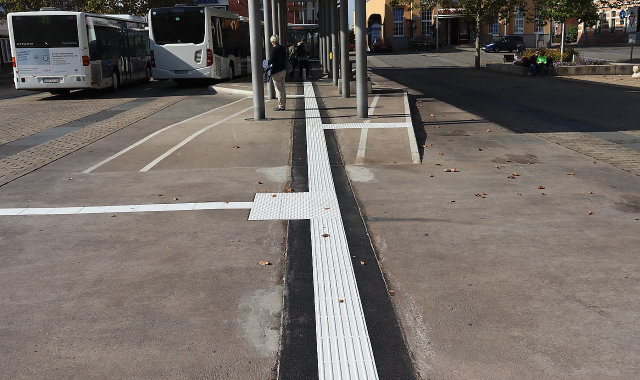
#> input picture Test_Bilder/streifen_1.png, 1280 x 760 px (shown at 1/2 size)
$ jupyter execute --allow-errors streifen.ipynb   (older library calls are emulated)
#> lines starting #> are read from the running program, lines starting #| are printed output that depends on the picture; after the words box and inside, x2 and y2 are one past the last pixel; in counts of white or black regions, pixels touching at a corner belong together
This one works for Streifen

[cell 1]
import numpy as np
import cv2
import matplotlib.pyplot as plt
plt.gray()

[cell 2]
img = cv2.imread("Test_Bilder/streifen_1.png",0)
#> img: shape (760, 1280); min 0, max 255, mean 107.3
plt.imshow(img)

derx=cv2.Sobel(img, cv2.CV_32F, 1, 0, ksize=1)
dery=cv2.Sobel(img, cv2.CV_32F, 0, 1, ksize=1)
gradmag=np.sqrt(derx**2 + dery**2)
plt.imshow(gradmag > 80)
gradmag_w = (gradmag > 80).astype('uint8')

linesh = cv2.HoughLinesP(gradmag_w, 1, np.pi/180, 60,
                        minLineLength=10, maxLineGap=50)

lines=np.squeeze(linesh)
img_rgb = cv2.merge((img, img, img))
for (x1,y1,x2,y2) in lines:
    cv2.line(img_rgb, (x1,y1), (x2,y2), (255,0,0))
plt.imshow(img_rgb)

# sobel filter
# sobel = np.abs(cv2.Sobel(img,cv2.CV_16S ,1 ,0))
# plt.imshow(sobel)
# points = cv2.findNonZero(sobel)
# # for coord in points:
# #         x, y = coord[0]
# #         print(f"Non-zero pixel at ({x}, {y})")
# img_rgb = cv2.merge((img,img,img))
# sobel_ = cv2.drawContours(img_rgb, points, -1, (255, 0, 0), thickness=cv2.FILLED)
# plt.imshow(sobel_)
# lapl = cv2.Laplacian(img, cv2.CV_64F,ksize=31)
# plt.imshow(lapl)

derx=cv2.Sobel(img, cv2.CV_32F, 1, 0,)
dery=cv2.Sobel(img, cv2.CV_32F, 0, 1,)
gradmag=np.sqrt(derx**2 + dery**2)
plt.imshow(gradmag > 250)
gradmag_w = (gradmag > 250).astype('uint8')

linesh = cv2.HoughLinesP(gradmag_w, 1, np.pi/180, 60,
                        minLineLength=10, maxLineGap=50)

lines=np.squeeze(linesh)
img_rgb = cv2.merge((img, img, img))
for (x1,y1,x2,y2) in lines:
    cv2.line(img_rgb, (x1,y1), (x2,y2), (255,0,0))
plt.imshow(img_rgb)

img_rgb = cv2.merge((img, img, img))
lines = cv2.HoughLines(gradmag_w, 1, np.pi/180, threshold=100)

# Find parallel lines
parallel_lines = []
if lines is not None:
    for i in range(len(lines)):
        for j in range(i+1, len(lines)):
            rho1, theta1 = lines[i][0]
            rho2, theta2 = lines[j][0]
            angle_diff = np.abs(theta1 - theta2)
            if angle_diff < np.pi/18 or angle_diff > np.pi - np.pi/18:
                parallel_lines.append((rho1, theta1))
                parallel_lines.append((rho2, theta2))

# Print the parallel lines
for line in parallel_lines:
    rho, theta = line
    print(f"Rho: {rho}, Theta: {theta}")

# Display the image with detected lines
for line in lines:
    rho, theta = line[0]
    a = np.cos(theta)
    b = np.sin(theta)
    x0 = a * rho
    y0 = b * rho
    x1 = int(x0 + 1000 * (-b))
    y1 = int(y0 + 1000 * (a))
    x2 = int(x0 - 1000 * (-b))
    y2 = int(y0 - 1000 * (a))
    cv2.line(img_rgb, (x1, y1), (x2, y2), (0, 0, 255), 2)

plt.imshow(img_rgb)

# get parallel lines after houghtransformp
line_m =[]
parallel_lines = []
for (x1, y1, x2, y2) in lines:
    dx = x2-x1
    dy = y2-y1
    if dx !=0 and dy != 0:
        m = (dx)/(dy)
    line_m.append(m)
uni, counts  = np.unique(line_m, return_counts=True)
dupl = uni[counts > 1]
dupl_line = []
for m in line_m:
    ind = np.where(m == dupl)
    if ind[0].size != 0:
        dupl_line.append(ind[0])
dupl_line_s = np.unique(dupl_line)
lines_end = lines[dupl_line_s]
lines_end
% plot the lines
img_rgb = cv2.merge((img, img, img))
for (x1,y1,x2,y2) in lines_end:
    cv2.line(img_rgb, (x1,y1), (x2,y2), (255,0,0))
plt.imshow(img_rgb)

img_rgb = cv2.merge((img, img, img))
for (x1,y1,x2,y2) in lines_end:
    cv2.line(img_rgb, (x1,y1), (x2,y2), (255,0,0))
plt.imshow(img_rgb)

img = cv2.cvtColor(img_rgb, cv2.COLOR_BGR2GRAY)
linesh = cv2.HoughLinesP(img, 1, np.pi/180, 60,
                        minLineLength=10, maxLineGap=50)

lines=np.squeeze(linesh)
img_rgb = cv2.merge((img, img, img))
for (x1,y1,x2,y2) in lines:
    cv2.line(img_rgb, (x1,y1), (x2,y2), (255,0,0))
plt.imshow(img_rgb)

#grabcut
mask = np.zeros(img.shape, dtype='uint8')
rect = ()
grab = cv2.grabCut(img,mask=mask, mode=cv2.GC_INIT_WITH_RECT, iterCount=10)

#bw_new = cv2.erode(gradmag_w ,np.ones((2,2)), iterations=1)
bw_new2 = cv2.dilate(gradmag_w ,np.ones((2,2)), iterations=10)
plt.imshow(bw_new2)

# canny = cv2.Canny(gradmag_w, 0, 0)
# plt.imshow(canny)

[cell 3]
#gauss = cv2.GaussianBlur(img, None, 2)
#plt.imshow(gauss)
#plt.hist(img.flatten(), bins=255)
t, seg = cv2.threshold(img,200,1,cv2.THRESH_BINARY) #streifen = 200
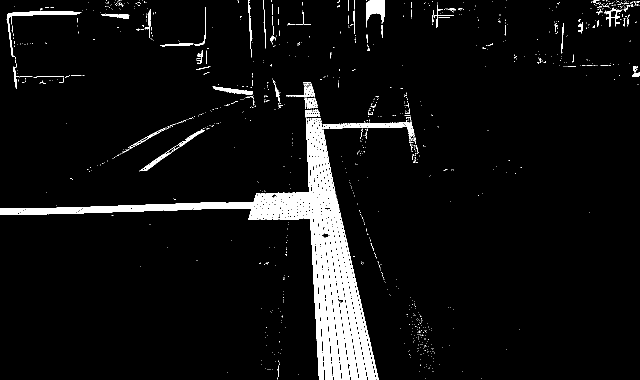
#> seg: shape (760, 1280) (shown at 1/2 size); values 0 (black) and 1 (white), 5.7% white; 1065 white regions (992 under 20 px), largest, box (x1, y1, x2, y2) and area: (0, 236, 758, 760) 43388, (658, 240, 830, 283) 1407, (14, 22, 163, 114) 1183
plt.imshow(seg)

[cell 4]
canny = cv2.Canny(seg, 0, 0)
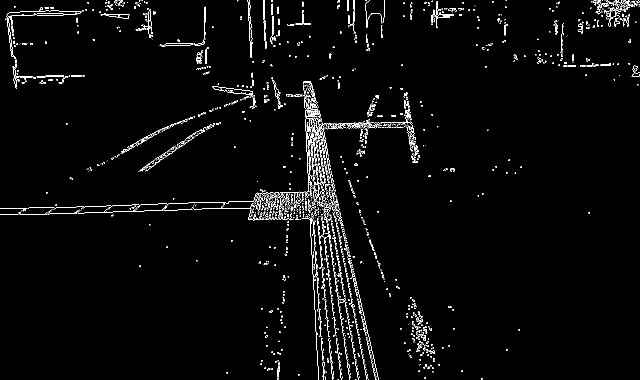
#> canny: shape (760, 1280) (shown at 1/2 size); 2.3% white in thin lines or dots
plt.imshow(canny)

cnts, hierachy = cv2.findContours(seg, cv2.RETR_EXTERNAL, cv2.CHAIN_APPROX_SIMPLE)

#largest_contour = max(cnts, key=cv2.contourArea)

# Draw the largest contour on the original image
out = cv2.merge((img, img, img))
#cv2.drawContours(out, [largest_contour], -1, [255,0,0], 2)
cv2.drawContours(out, cnts, -1, [255,0,0], 2)
plt.imshow(out)

mask = np.zeros(img.shape[:2], dtype=np.uint8)

# Fill the contours in the mask with white color
cv2.drawContours(mask, cnts, -1, 255, -1)

# Apply the mask to the original image using bitwise AND operation
result = cv2.bitwise_and(img_rgb, img_rgb, mask=mask)
plt.imshow(result)

#> (a cell that did not finish here is left out)

bw_new = cv2.dilate(canny ,np.ones((10,2)), iterations=1) #4
cnts, hierachy = cv2.findContours(canny, cv2.RETR_EXTERNAL, cv2.CHAIN_APPROX_SIMPLE)
out = cv2.merge((img, img, img))
cv2.drawContours(out, cnts, -1, [255,0,0], 2)
plt.imshow(out)

[cell 6]
linesh = cv2.HoughLinesP(seg, 1, np.pi/180, 60,
                        minLineLength=50, maxLineGap=25)
#> linesh = 211 rows, first 6: [0, 429, 675, 405], [0, 421, 672, 397], [0, 427, 675, 403], [633, 204, 721, 759], [0, 425, 674, 401], [608, 164, 640, 759]

lines=np.squeeze(linesh)
#> lines has the same summary as linesh
img_rgb = cv2.merge((img, img, img))
img_2 = img.copy()
for (x1,y1,x2,y2) in lines:
    cv2.line(img_rgb, (x1,y1), (x2,y2), (255,0,0))
#> this loop made 211 passes
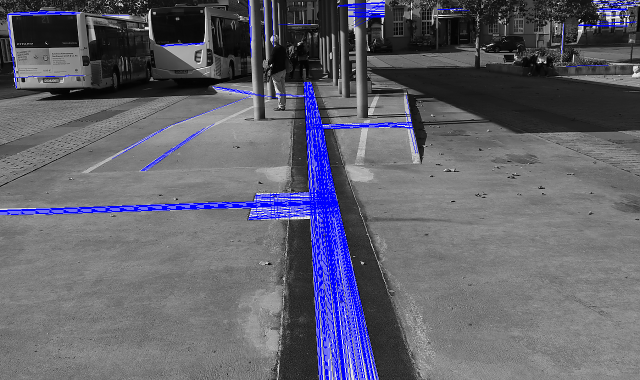
#> img_rgb: shape (760, 1280, 3) (shown at 1/2 size); mean of channels 0, 1, 2 109.2, 97.7, 97.7; drawn as B, G, R
plt.imshow(img_rgb)
img.shape
#> Out = (760, 1280)

[cell 7]
bw = np.zeros(np.shape(img))
for (x1,y1,x2,y2) in lines:
    cv2.line(bw, (x1,y1), (x2,y2), (255,0,0))
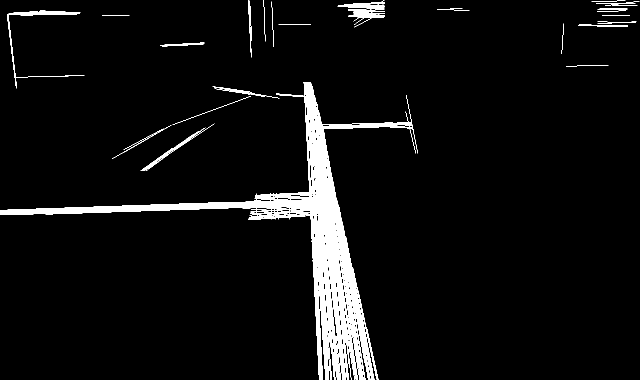
#> bw: shape (760, 1280) float64 (shown at 1/2 size); 4.5% white; 23 white regions, largest, box (x1, y1, x2, y2) and area: (0, 164, 836, 760) 37721, (675, 0, 770, 55) 1382, (14, 21, 169, 177) 1156
plt.imshow(bw)

#gauss = cv2.GaussianBlur(bw, None, 2)
#plt.imshow(gauss)
bw = bw.astype("uint8")

nr, labels = cv2.connectedComponents(bw)
plt.imshow(labels == 0) #labels==1 streifen

[cell 8]
bw_new = cv2.dilate(bw ,np.ones((3,3)), iterations=4) #4
#> bw_new: shape (760, 1280) float64; 10.1% white; 15 white regions, largest, box (x1, y1, x2, y2) and area: (0, 160, 840, 760) 73459, (10, 17, 173, 181) 5199, (671, 0, 774, 59) 3821
plt.imshow(bw_new)

[cell 9]
nr, labels = cv2.connectedComponents(bw_new.astype('uint8'))
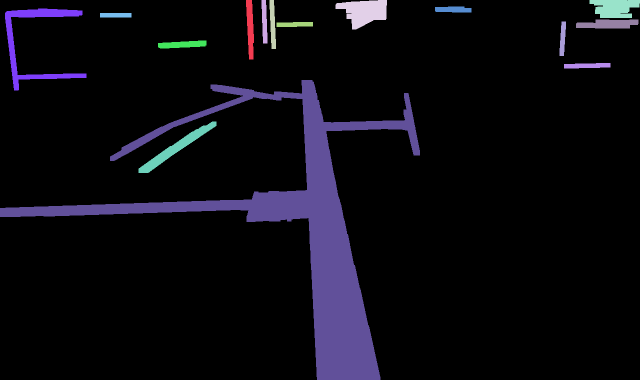
#> labels: shape (760, 1280) int32 (shown at 1/2 size); 16 distinct labels, from 0 to 15; one colour per label, 0 black
#> nr = 16
bw_connect = (labels==14) * 1
#> bw_connect: shape (760, 1280) int64; values 0 (black) and 1 (white), 7.6% white; 1 white region, box (x1, y1, x2, y2) and area: (0, 160, 840, 760) 73459
plt.imshow(bw_connect)

[cell 10]
bw_connect_new = cv2.erode(bw_connect.astype('uint8'), np.ones((3,3)), iterations=7) #7
#> bw_connect_new: shape (760, 1280); values 0 (black) and 1 (white), 4.6% white; 3 white regions (1 under 20 px), largest, box (x1, y1, x2, y2) and area: (0, 167, 822, 760) 44523, (493, 186, 499, 192) 27
plt.imshow(bw_connect_new)

[cell 11]
nr, labels = cv2.connectedComponents(bw_connect_new)
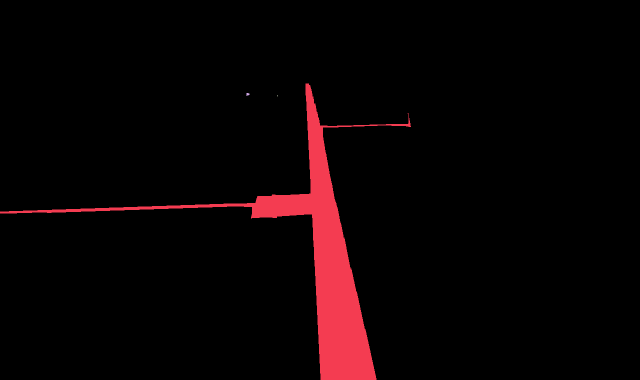
#> labels: shape (760, 1280) int32 (shown at 1/2 size); 4 distinct labels, from 0 to 3; one colour per label, 0 black
#> nr = 4
bw_final = (labels==1) * 1 #2 streifen
#> bw_final: shape (760, 1280) int64; values 0 (black) and 1 (white), 4.6% white; 1 white region, box (x1, y1, x2, y2) and area: (0, 167, 822, 760) 44523
plt.imshow(bw_final)

[cell 12]
bw_final_c = cv2.Canny(bw_final.astype('uint8'), 0, 0)
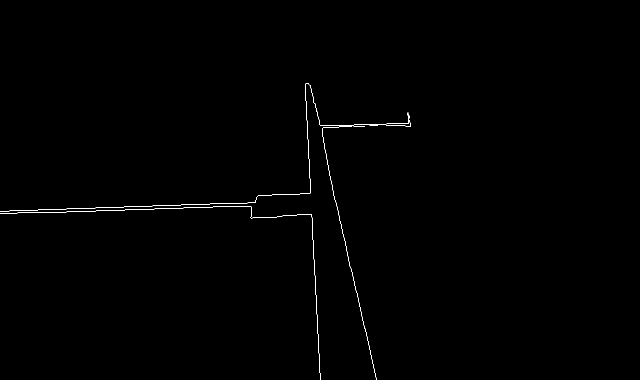
#> bw_final_c: shape (760, 1280) (shown at 1/2 size); 0.29% white in thin lines or dots, all inside (x1, y1, x2, y2) = (0, 166, 822, 760)
plt.imshow(bw_final_c)
linesh = cv2.HoughLinesP(bw_final_c, 1, np.pi/180, 60,
                       minLineLength=100, maxLineGap=1000)
#> linesh = [[0, 422, 669, 399], [610, 168, 640, 758], [93, 425, 672, 405], [616, 166, 752, 755], [660, 251, 820, 246], [647, 254, 820, 248], [502, 436, 622, 428], [516, 391, 666, 383], [665, 379, 752, 759], [0, 426, 503, 417]]

lines=np.squeeze(linesh)
#> lines has the same summary as linesh
final = cv2.merge((bw_final, bw_final, bw_final))
black = np.zeros(np.shape(bw_final_c), dtype='uint8')
for (x1,y1,x2,y2) in lines:
    cv2.line(final, (x1,y1), (x2,y2), (255,0,0),1)
    cv2.line(black, (x1,y1), (x2,y2), (255,255,255))
#> this loop made 10 passes
#> black: shape (760, 1280); 0.38% white in thin lines or dots, all inside (x1, y1, x2, y2) = (0, 166, 821, 760)
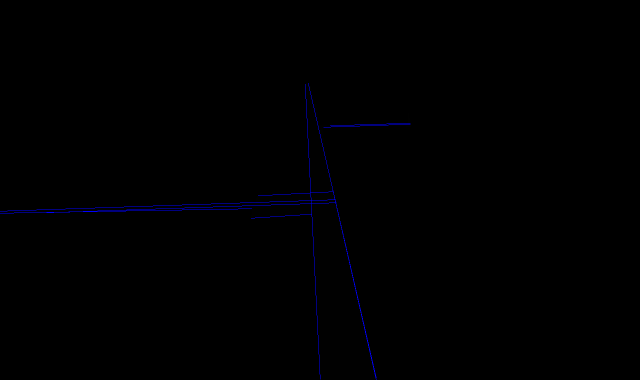
#> final: shape (760, 1280, 3) int32 (shown at 1/2 size); mean of channels 0, 1, 2 1, 0, 0; drawn as B, G, R
plt.imshow(final[350:500,:400])
final[350:450,:18]
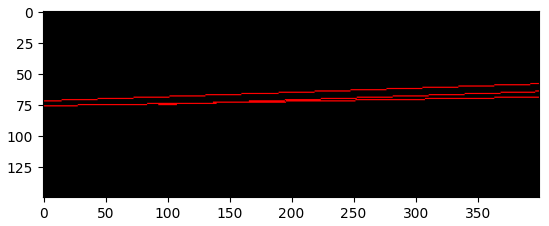
#> figure drawn by matplotlib, 1 panel

[cell 13]
# find the longes line in x and y
diffx = []
diffy = []
for (x1,y1,x2,y2) in lines:
    diffx.append(x2-x1)
    diffy.append(y2-y1)
#> after the loop, diffx = [669, 30, 579, 136, 160, 173, 120, 150, 87, 503]; diffy = [-23, 590, -20, 589, -5, -6, -8, -8, 380, -9]
diffx.index(max(diffx))
llinex = lines[diffx.index(max(diffx))]
#> llinex = [0, 422, 669, 399]
lliney = lines[diffy.index(max(diffy))]
#> lliney = [610, 168, 640, 758]
blank = np.zeros(img.shape, dtype=np.uint8)
blank = cv2.line(blank, (llinex[0],llinex[1]), (llinex[2],llinex[3]), (255,255,255))
#> blank: shape (760, 1280); 0.07% white in thin lines or dots, all inside (x1, y1, x2, y2) = (0, 399, 670, 423)
blank = cv2.line(blank, (lliney[0],lliney[1]), (lliney[2],lliney[3]), (255,255,255))
blank = cv2.line(blank, (lliney[0]-50,lliney[1]), (lliney[2]-50,lliney[3]), (255,255,255))
blank = cv2.line(blank, (lliney[0]+50,lliney[1]), (lliney[2]+50,lliney[3]), (255,255,255))
#> blank: shape (760, 1280); 0.25% white in thin lines or dots, all inside (x1, y1, x2, y2) = (0, 168, 691, 759)
plt.imshow(blank)

[cell 14]
#find intersections from script with offset line
# so we get two/three intersections left and rigth from the "masterline"
def find_intersection(l1, l2, offset):
    x1=l1[0]; y1=l1[1]
    x2=l1[2]; y2=l1[3]
    x3=l2[0]+offset; y3=l2[1]
    x4=l2[2]+offset; y4=l2[3]
    denom=(x1-x2)*(y3-y4) - (y1-y2)*(x3-x4)
    #print(denom)
    if(denom):
        px=((x1*y2-y1*x2)*(x3-x4) - (x1-x2)*(x3*y4-y3*x4))/denom
        py=((x1*y2-y1*x2)*(y3-y4) - (y1-y2)*(x3*y4-y3*x4))/denom
    else:
        px=-1
        py=-1
    return (px,py)
sy,sx=img.shape
#> sy = 760; sx = 1280
px=[]
py=[]
for x in range(-50,50,50):
    p=find_intersection(llinex,lliney,x)
    if(p[0]>0 and p[0]<sx and p[1]>0 and p[1]<sy):
        px.append(p[0])
        py.append(p[1])
#> this loop made 2 passes
#> after the loop, px = [571.9, 621.8]; py = [402.3, 400.6]

#res = final.copy()
for x in range(len(px)):
    blank = cv2.circle(blank, (px[x].astype('int'), py[x].astype('int')),10, [255,255,255])
#> this loop made 2 passes
plt.imshow(blank)

[cell 15]
#line to right or left
if px[0] - px[1] < 0:
    print("go left")
elif px[0] - px[1] < 0:
    print("go right")
if len(px) > 2:
    print("you can go left or right")

[cell 16]
# lines with offset in blank
blank = np.zeros(img.shape, dtype=np.uint8)
cv2.line(blank, (lliney[0],lliney[1]), (lliney[2],lliney[3]), (255,255,255))
#> blank: shape (760, 1280); 0.06% white in thin lines or dots, all inside (x1, y1, x2, y2) = (610, 168, 641, 759)
cv2.line(blank, (lliney[0]-10,lliney[1]), (lliney[2]-10,lliney[3]), (255,255,255))
cv2.line(blank, (lliney[0]-50,lliney[1]), (lliney[2]-50,lliney[3]), (255,255,255))
cv2.line(blank, (lliney[0]-100,lliney[1]), (lliney[2]-100,lliney[3]), (255,255,255))
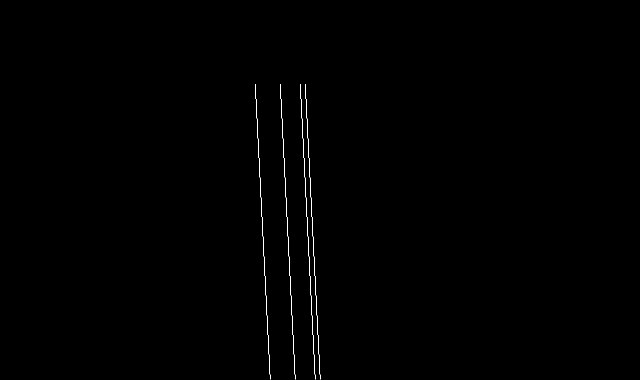
#> blank: shape (760, 1280) (shown at 1/2 size); 0.24% white in thin lines or dots, all inside (x1, y1, x2, y2) = (510, 168, 641, 759)
plt.imshow(blank)
# find all points of the line
points = cv2.findNonZero(blank)
#> points = contour of 2364 points, box (x1, y1, x2, y2) (510, 168, 641, 759), area 0

[cell 17]
#find intersections from script
def find_intersection(l1, l2):
    x1=l1[0]; y1=l1[1]
    x2=l1[2]; y2=l1[3]
    x3=l2[0]; y3=l2[1]
    x4=l2[2]; y4=l2[3]
    denom=(x1-x2)*(y3-y4) - (y1-y2)*(x3-x4)
    #print(denom)
    if(denom):
        px=((x1*y2-y1*x2)*(x3-x4) - (x1-x2)*(x3*y4-y3*x4))/denom
        py=((x1*y2-y1*x2)*(y3-y4) - (y1-y2)*(x3*y4-y3*x4))/denom
    else:
        px=-1
        py=-1
    return (px,py)
sy,sx=img.shape
px=[]
py=[]
for i in range(len(lines)):
    for j in range(i,len(lines)):
        p=find_intersection(lines[i], lines[j])
        if(p[0]>0 and p[0]<sx and p[1]>0 and p[1]<sy):
            px.append(p[0])
            py.append(p[1])
#> this loop made 10 passes
#> after the loop, px = 26 values, max 891.2 at index 23, min 132.9 at index 13, mean 633.8; py = 26 values, max 427.9 at index 7, min 130.4 at index 9, mean 345.7

res = final.copy()
for x in range(len(px)):
    res = cv2.circle(res.astype('uint8'), (px[x].astype('int'), py[x].astype('int')),10, [0,255,0])
#> this loop made 26 passes
plt.imshow(res)
